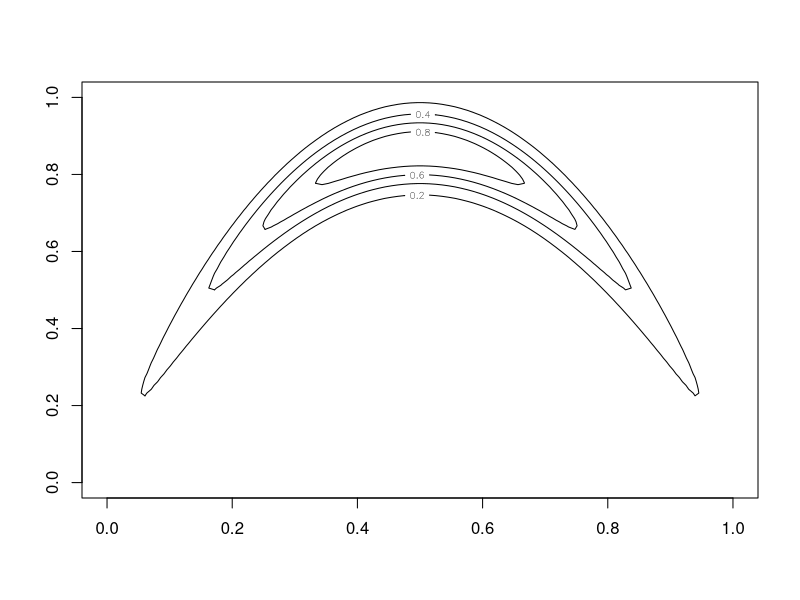
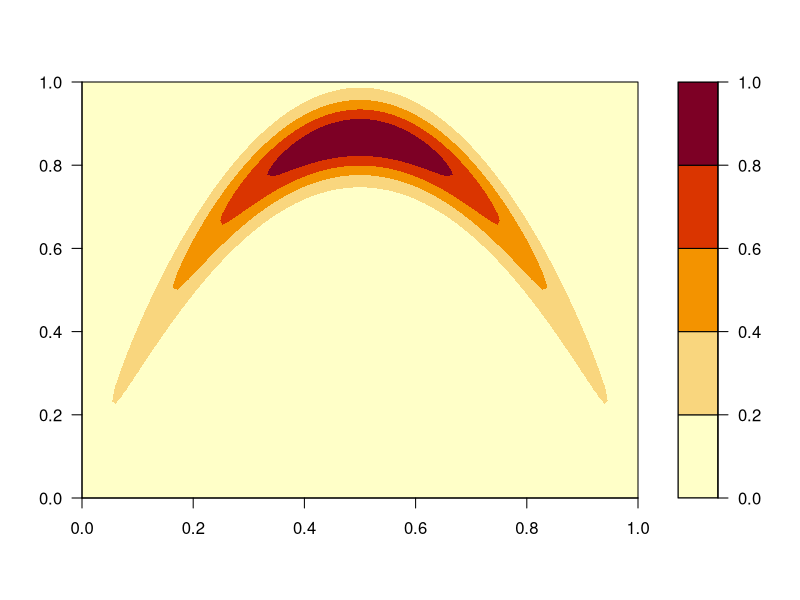

Write R code to recreate these figures, in order. (Note: this script raises an error after producing the figures.)
#f <- function(xx){apply(xx,1,function(yy){exp(-.005*yy[1]-.5*(yy[2]+.03*yy[1]^2-3)^2)})}
f <- function(xx){apply(xx,1,function(yy){exp(-.005*(yy[1]*40-20)^2-.5*(yy[2]*15-10+.03*(yy[1]*40-20)^2-3)^2)})}

# Get contour plot
nc <- 100 # number contour each dimension
fx <- fy <- seq(0,1,length.out = nc)
fz <- matrix(0,nc,nc)
for (xi in 1:nc) for(yi in 1:nc) fz[xi,yi] <- f(matrix(c(fx[xi],fy[yi]),1,2))
contour(fx,fy,fz,nlevels = 5)
filled.contour(fx,fy,fz,nlevels = 5)


qq <- function(xx){f(xx)^-.5}
f_min <- Vectorize(function(xnew,xall,k=4) {
  #min(
  qq(xnew)^k*sum(sapply(xall,function(xx){(qq(xx)/abs(xx-xnew))^k}))
  #,1e100) # Thought Inf was a problem, still might be
}, vectorize.args='xnew')
curve(f_min(x,c(.75001)))

# Initialize with mode
curve(f)
#X <- c(.75)
xavail <- runif(1000)
xmodeind <- which.max(f(xavail))
X <- xavail[xmodeind]
text(X,f(X),1,col='red')
xavail <- xavail[-xmodeind]
for(i in 2:30) {
  #f_opt <- optimize(function(xx){f_min(xx,X)},interval = c(0,1),temp='SANN')
  #xnew <- f_opt$min
  f_opt <- which.min(f_min(xavail,X))
  xnew <- xavail[f_opt]
  X <- c(X,xnew)
  xavail <- xavail[-f_opt]
  text(xnew,f(xnew),i,col='red')
  points(xnew,0,col=2)
}
#curve(f_min(x,X),ylim=c(1e6,1e11))
hist(X,freq=F)
curve(f,add=T,col='red')